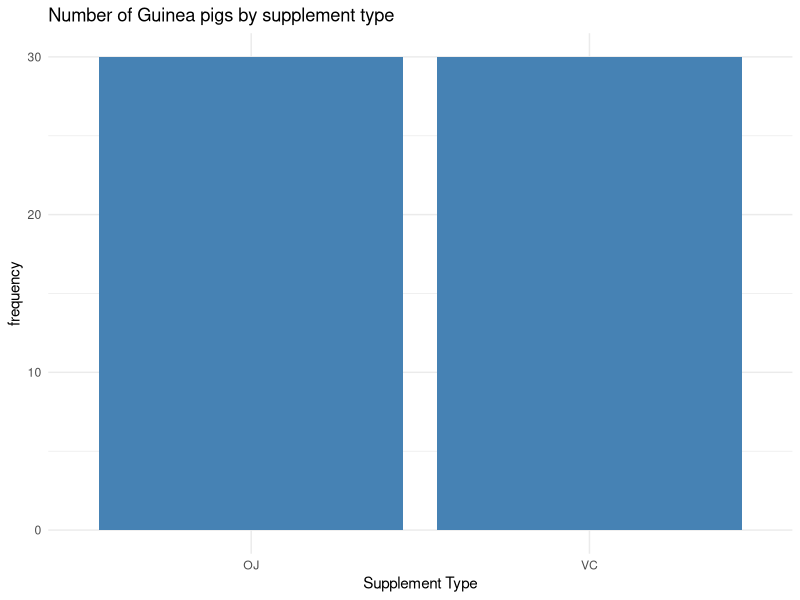
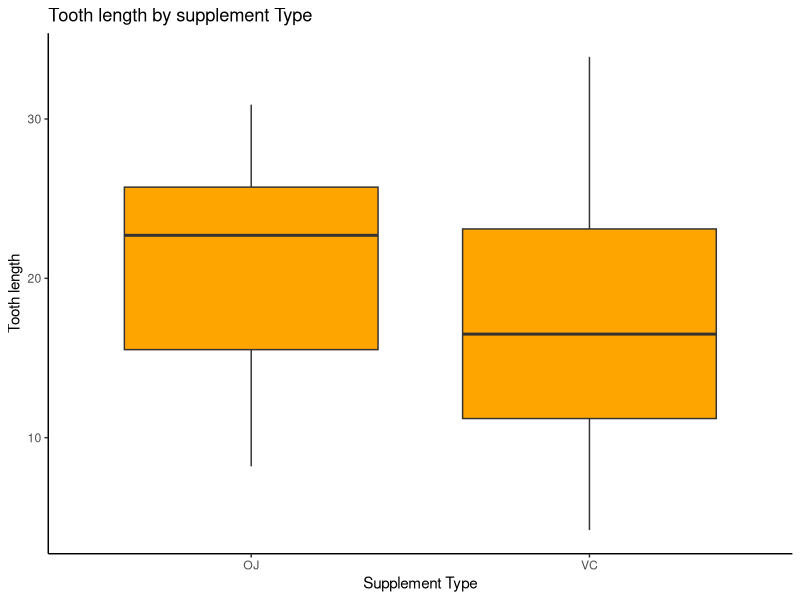
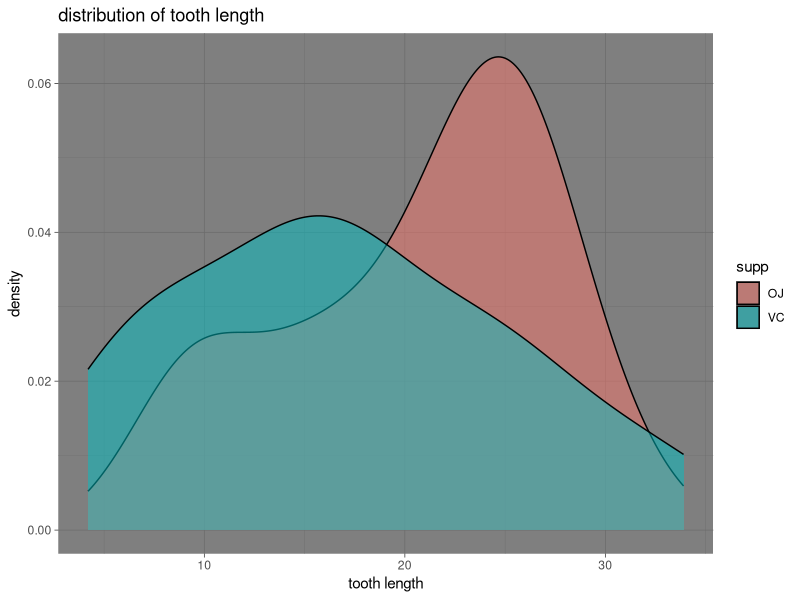
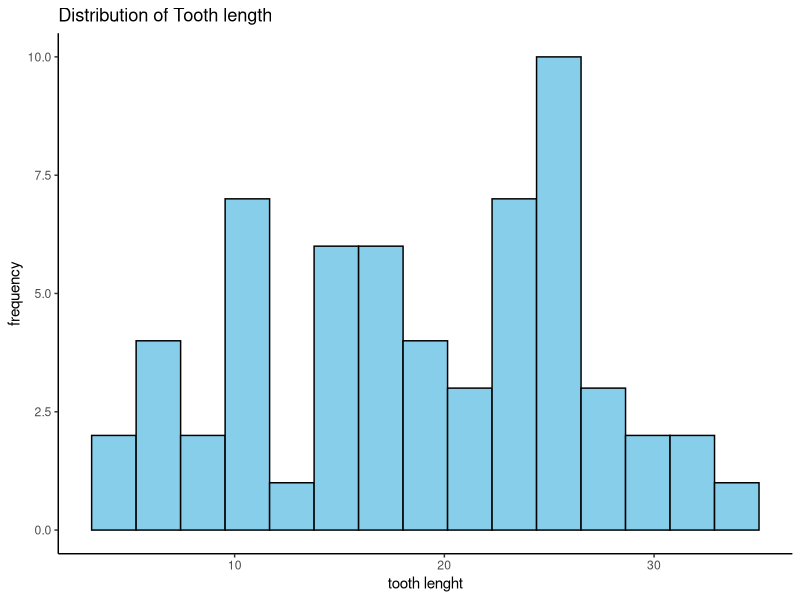
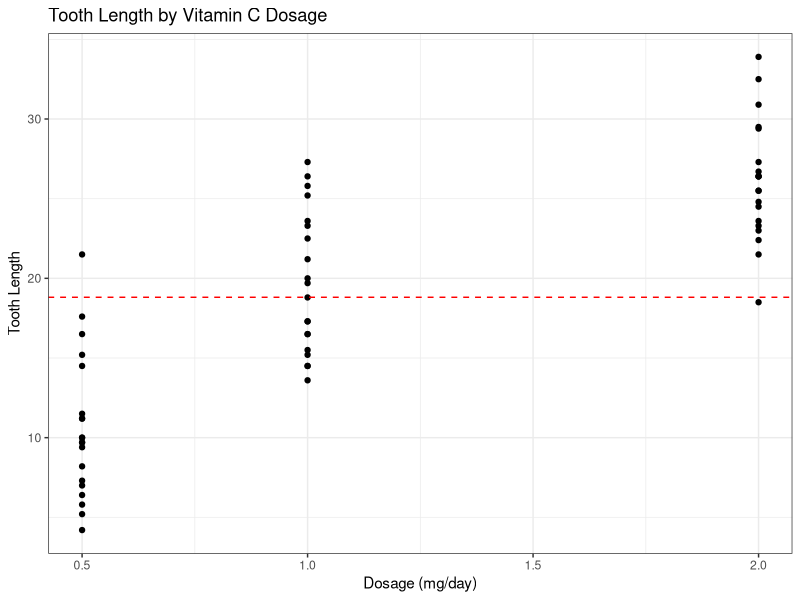
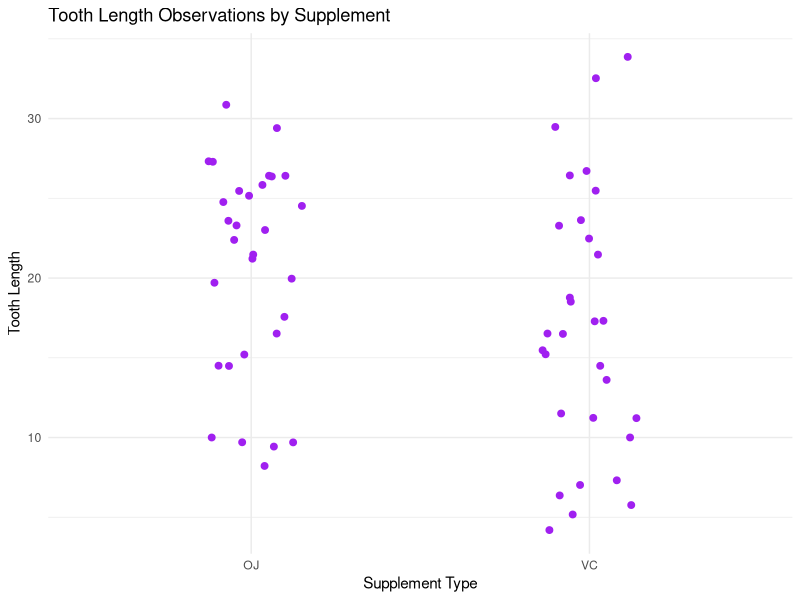
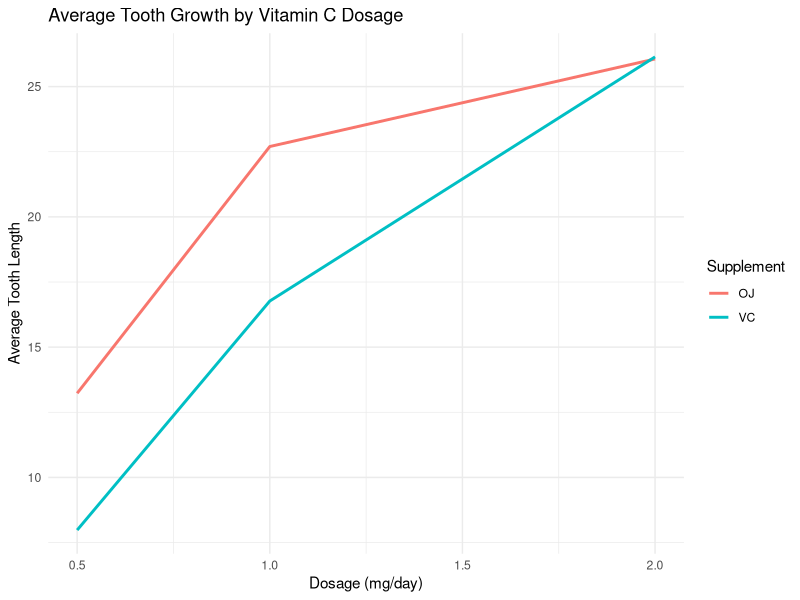
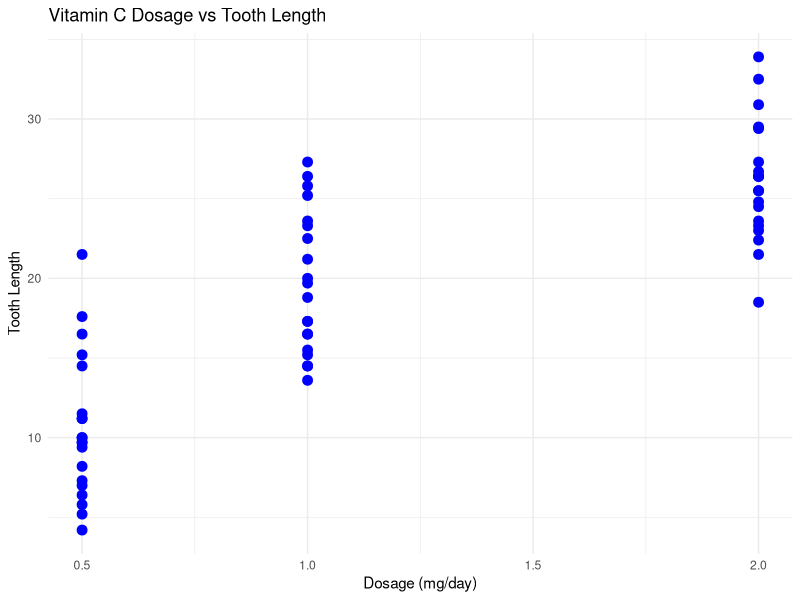

The R script that drew these images, in order:
## ---- chunk 1
data("ToothGrowth")
View(ToothGrowth)
head(ToothGrowth)
str(ToothGrowth)
summary(ToothGrowth)
## ---- chunk 2
install.packages(c("ggplot2"))
library(ggplot2)
## ---- chunk 3
ggplot(ToothGrowth,aes(x = supp)) + geom_bar(fill = "steelblue") + labs( title = "Number of Guinea pigs by supplement type", x = "Supplement Type", y = "frequency") + theme_minimal()
## ---- chunk 4
ggplot(ToothGrowth, aes(x=supp,y=len)) + geom_boxplot(fill = "orange") + labs(title="Tooth length by supplement Type", x = "Supplement Type", y = "Tooth length") + theme_classic()
## ---- chunk 5
ggplot(ToothGrowth,aes(x=len,fill=supp)) + geom_density(alpha=0.5)+ labs(title = "distribution of tooth length", x="tooth length", y="density") + theme_dark()
## ---- chunk 6
ggplot(ToothGrowth,aes(x=len))+ geom_histogram(bins = 15, fill = "skyblue", color="black") + labs(title = "Distribution of Tooth length", x="tooth lenght", y = "frequency") + theme_classic()
## ---- chunk 7
ggplot(ToothGrowth, aes(x = dose, y = len)) +
  geom_point() + geom_hline( yintercept = mean(ToothGrowth$len), color = "red",linetype = "dashed" ) +labs( title = "Tooth Length by Vitamin C Dosage", x = "Dosage (mg/day)", y = "Tooth Length") +
  theme_bw()
## ---- chunk 8
ggplot(ToothGrowth, aes(x = supp, y = len)) + geom_jitter( color = "purple", width = 0.15, size = 2 ) + labs( title = "Tooth Length Observations by Supplement", x = "Supplement Type", y = "Tooth Length" ) + theme_minimal()
## ---- chunk 9
ggplot(ToothGrowth, aes( x = dose, y = len, color = supp, group = supp )) + stat_summary(fun = mean, geom = "line", linewidth = 1) + labs( title = "Average Tooth Growth by Vitamin C Dosage", x = "Dosage (mg/day)", y = "Average Tooth Length", color = "Supplement" ) + theme_minimal()
## ---- chunk 10
ggplot(ToothGrowth, aes(x = dose, y = len)) + geom_point(color = "blue", size = 3) + labs( title = "Vitamin C Dosage vs Tooth Length", x = "Dosage (mg/day)", y = "Tooth Length") + theme_minimal()
## ---- chunk 11
ggplot(ToothGrowth, aes(x = len)) + geom_density(fill = "lightblue", alpha = 0.5) + geom_rug(color = "red") + labs( title = "Tooth Length Distribution with Rug Marks", x = "Tooth Length", y = "Density" ) + theme_minimal()
## ---- chunk 12
ggplot(ToothGrowth, aes(x = dose, y = len)) + geom_point() + geom_smooth( method = "lm", color = "red" ) + labs( title = "Trend Between Dosage and Tooth Length", x = "Dosage (mg/day)", y = "Tooth Length") + theme_minimal()
## ---- chunk 13
ggplot(ToothGrowth, aes(x = dose, y = len))  + geom_text( aes(label = supp), vjust = -0.8, size = 3) +labs(title = "Tooth Length with Supplement Labels",x = "Dosage (mg/day)",y = "Tooth Length") +theme_minimal()
## ---- chunk 14
ggplot(ToothGrowth, aes(x = supp, y = len)) + geom_violin(fill = "lightgreen") + labs(title = "Tooth Length Distribution by Supplement",x = "Supplement Type",y = "Tooth Length") + theme_minimal()
## ---- chunk 15
ggplot(ToothGrowth, aes(x = dose, y = len)) + geom_point() + geom_vline( xintercept = mean(ToothGrowth$dose), color = "red",linetype = "dashed") +labs( title = "Tooth Length by Vitamin C Dosage", x = "Dosage (mg/day)", y = "Tooth Length") +theme_minimal()
